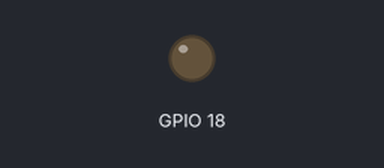
The program below on a simulated Raspberry Pi (BCM pin numbers). Shown: output pins drawn as LEDs (lit = HIGH).

Above: at 0.05 s.
At 4.55 s:
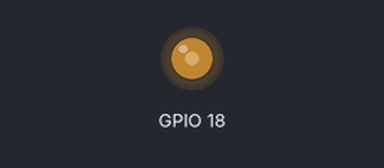
At 9.15 s:
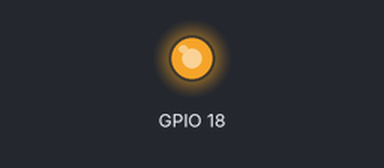
At 18.25 s:
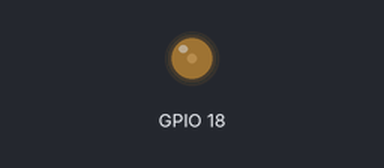
Timing chart, 0 to 26.3 s (numbered marks = the images above):
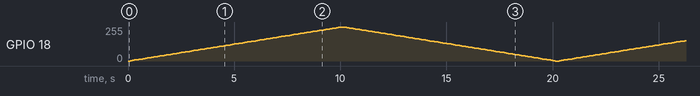

The program:

pwmcycle.py
```python
import time, pigpio

pi = pigpio.pi()

try:
    while 1:
        for dc in range(0, 101, 1):
            pi.hardware_PWM(18, 25000, dc*10000)
            time.sleep(0.1)
        for dc in range(100 , -1, -1):
            pi.hardware_PWM(18, 25000, dc*10000)
            time.sleep(0.1)
except KeyboardInterrupt:
    pass
pi.write(18, 0)
pi.stop()
```
